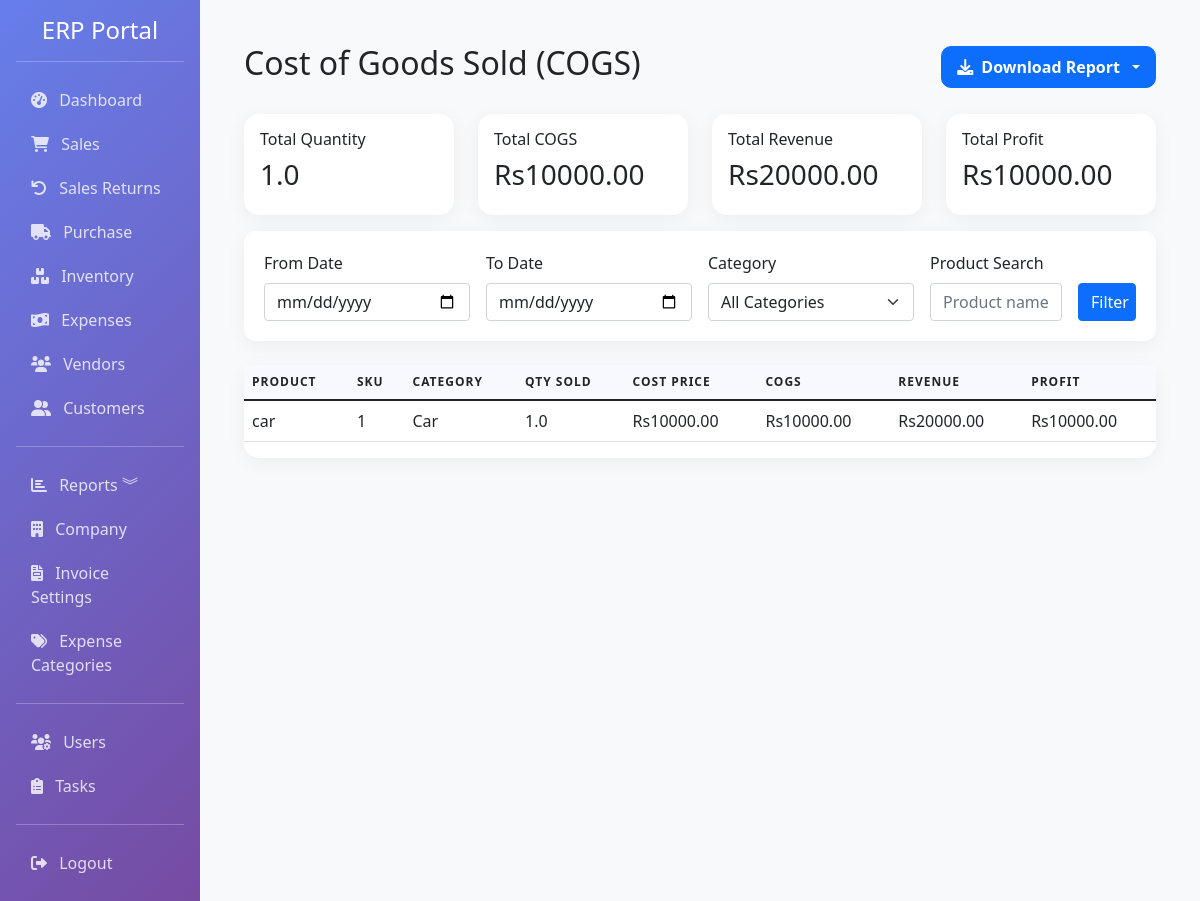
The app's page /reports/cogs-report (signed in), older data.
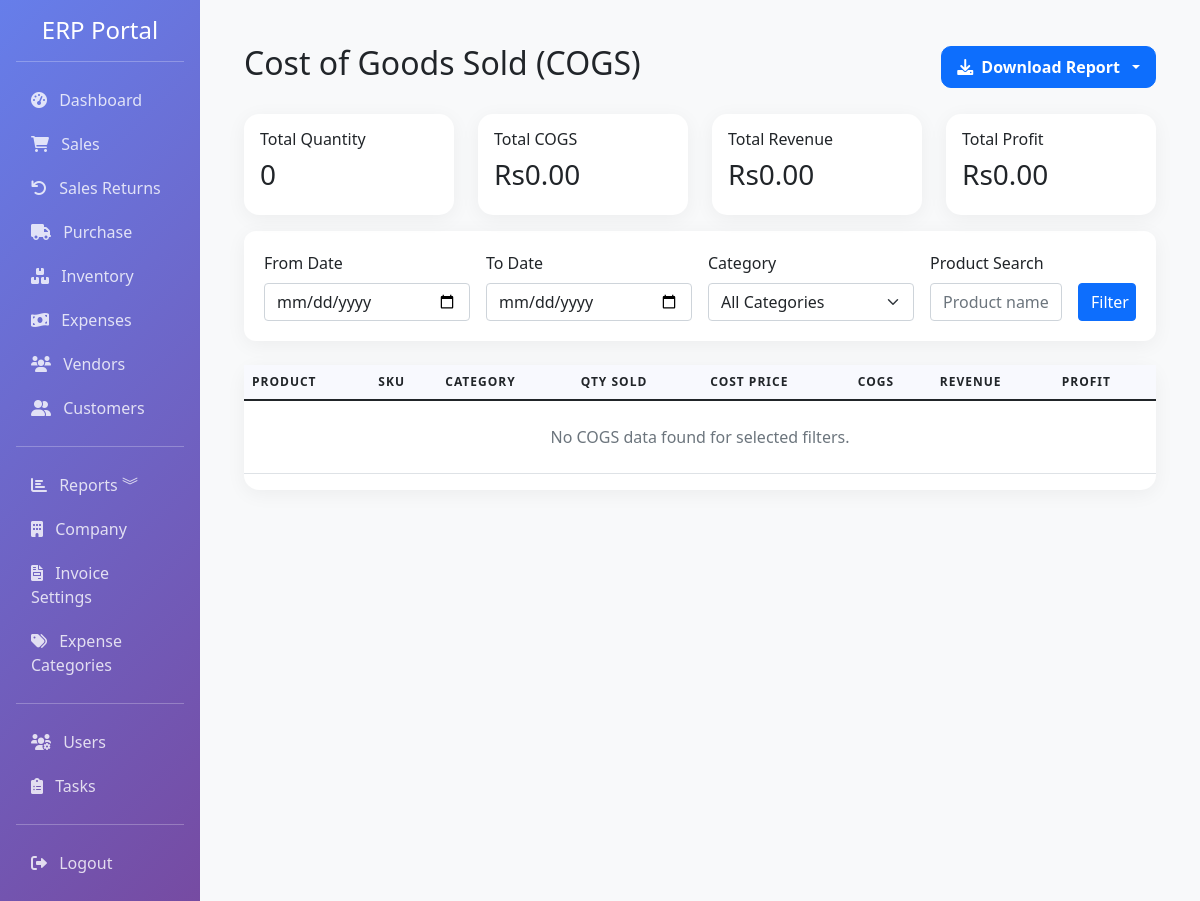
The same page, newer data.
### app/models.py (models this page shows, shortened)
class Product(db.Model):
    __tablename__ = 'products'
    id = db.Column(db.Integer, primary_key=True)
    name = db.Column(db.String(100), nullable=False, index=True)
    sku = db.Column(db.String(50), unique=True, nullable=False, index=True)
    barcode = db.Column(db.String(50), index=True)
    description = db.Column(db.Text)
    category = db.Column(db.String(50), index=True)
    brand = db.Column(db.String(50))
    unit = db.Column(db.String(20), default='pcs')  # pcs, kg, meter, etc.
    unit_price = db.Column(db.Float, nullable=False, default=0)
    cost_price = db.Column(db.Float, nullable=False, default=0)
    quantity = db.Column(db.Float, default=0)
    reorder_level = db.Column(db.Float, default=0)
    min_quantity = db.Column(db.Float, default=0)
    max_quantity = db.Column(db.Float, default=0)
    location = db.Column(db.String(100))
    weight = db.Column(db.Float, default=0)
    image_path = db.Column(db.String(255))  # Path to product image
    is_active = db.Column(db.Boolean, default=True)
    created_at = db.Column(db.DateTime, default=datetime.utcnow)
    updated_at = db.Column(db.DateTime, default=datetime.utcnow, onupdate=datetime.utcnow)
    sale_items = db.relationship('SaleItem', backref='product', lazy=True)
    purchase_items = db.relationship('PurchaseItem', backref='product', lazy=True)

### app/routes/reports.py (the view)
@bp.route('/cogs-report')
@login_required
def cogs_report():
    start_date = request.args.get('start_date')
    end_date = request.args.get('end_date')
    category = request.args.get('category', 'all')
    search = request.args.get('search', '')
    query = SaleItem.query.join(Sale).join(Product)
    if start_date:
        query = query.filter(Sale.date >= datetime.strptime(start_date, '%Y-%m-%d'))
    if end_date:
        query = query.filter(Sale.date <= datetime.strptime(end_date, '%Y-%m-%d'))
    if category != 'all':
        query = query.filter(Product.category == category)
    if search:
        query = query.filter(or_(Product.name.ilike(f'%{search}%'), Product.sku.ilike(f'%{search}%')))
    sale_items = query.order_by(Sale.date.desc()).all()
    product_stats = {}
    total_cogs = 0
    total_revenue = 0
    total_quantity = 0
    for item in sale_items:
        prod = item.product
        if not prod:
            continue
        cogs = (prod.cost_price or 0) * item.quantity
        revenue = item.total
        if prod.id not in product_stats:
            product_stats[prod.id] = {
                'product_name': prod.name,
                'sku': prod.sku,
                'category': prod.category or 'Uncategorized',
                'cost_price': prod.cost_price or 0,
                'quantity_sold': 0,
                'cogs': 0,
                'revenue': 0,
                'profit': 0
            }
        product_stats[prod.id]['quantity_sold'] += item.quantity
        product_stats[prod.id]['cogs'] += cogs
        product_stats[prod.id]['revenue'] += revenue
        product_stats[prod.id]['profit'] = product_stats[prod.id]['revenue'] - product_stats[prod.id]['cogs']
        total_cogs += cogs
        total_revenue += revenue
        total_quantity += item.quantity
    products = sorted(product_stats.values(), key=lambda x: x['product_name'])
    categories = [c[0] for c in db.session.query(Product.category).distinct().filter(Product.category.isnot(None)).all()]
    return render_template('reports/cogs_report.html',
                         products=products,
                         categories=categories,
                         current_category=category,
                         start_date=start_date,
                         end_date=end_date,
                         search=search,
                         total_cogs=total_cogs,
                         total_revenue=total_revenue,
                         total_quantity=total_quantity,
                         total_profit=total_revenue - total_cogs)

### app/models.py (called while the page is built)
    @property
    def is_admin(self):
        return self.role == 'admin'

### app/templates/reports/cogs_report.html (shortened to what this page needs)
{% extends "base.html" %}
{% block content %}
<div class="container-fluid py-4">
    <div class="d-flex justify-content-between align-items-center mb-4">
        <h2 class="font-weight-bold">Cost of Goods Sold (COGS)</h2>
        <div class="dropdown">
            <button class="btn btn-primary dropdown-toggle download-btn" type="button" id="downloadDropdown" data-bs-toggle="dropdown" aria-expanded="false">
                <i class="fas fa-download"></i> Download Report
            </button>
        </div>
    </div>
    <div class="row mb-3">
        <div class="col-md-3"><div class="card report-card p-3"><h6>Total Quantity</h6><h3>{{ total_quantity }}</h3></div></div>
        <div class="col-md-3"><div class="card report-card p-3"><h6>Total COGS</h6><h3>Rs{{ "%.2f"|format(total_cogs) }}</h3></div></div>
        <div class="col-md-3"><div class="card report-card p-3"><h6>Total Revenue</h6><h3>Rs{{ "%.2f"|format(total_revenue) }}</h3></div></div>
        <div class="col-md-3"><div class="card report-card p-3"><h6>Total Profit</h6><h3>Rs{{ "%.2f"|format(total_profit) }}</h3></div></div>
    </div>
    <div class="filter-section mb-4">
        <form method="GET" action="{{ url_for('reports.cogs_report') }}" class="row g-3">
            <div class="col-md-3">
                <label class="form-label">From Date</label>
                <input type="date" name="start_date" class="form-control" value="{{ start_date or '' }}">
            </div>
            <div class="col-md-3">
                <label class="form-label">To Date</label>
                <input type="date" name="end_date" class="form-control" value="{{ end_date or '' }}">
            </div>
            <div class="col-md-3">
                <label class="form-label">Category</label>
                <select name="category" class="form-select">
                    <option value="all" {% if current_category == 'all' %}selected{% endif %}>All Categories</option>
                </select>
            </div>
            <div class="col-md-2">
                <label class="form-label">Product Search</label>
                <input type="text" name="search" class="form-control" value="{{ search }}" placeholder="Product name or SKU">
            </div>
            <div class="col-md-1 d-flex align-items-end">
                <button type="submit" class="btn btn-primary w-100">Filter</button>
            </div>
        </form>
    </div>
    <div class="card report-card">
        <div class="table-responsive">
            <table class="table table-hover align-middle">
                <thead>
                    <tr>
                        <th>Product</th>
                        <th>SKU</th>
                        <th>Category</th>
                        <th>Qty Sold</th>
                        <th>Cost Price</th>
                        <th>COGS</th>
                        <th>Revenue</th>
                        <th>Profit</th>
                    </tr>
                </thead>
                <tbody>
                    {% for p in products %}
                    <tr>
                        <td>{{ p.product_name }}</td>
                        <td>{{ p.sku }}</td>
                        <td>{{ p.category }}</td>
                        <td>{{ p.quantity_sold }}</td>
                        <td>Rs{{ "%.2f"|format(p.cost_price) }}</td>
                        <td>Rs{{ "%.2f"|format(p.cogs) }}</td>
                        <td>Rs{{ "%.2f"|format(p.revenue) }}</td>
                        <td>Rs{{ "%.2f"|format(p.profit) }}</td>
                    </tr>
                    {% endfor %}
                    {% if not products %}
                    <tr><td colspan="8" class="text-center py-4 text-muted">No COGS data found for selected filters.</td></tr>
                    {% endif %}
                </tbody>
            </table>
        </div>
    </div>
</div>
{% endblock %}

Row changes from the older to the newer data that the page shows:
removed Product: product_name "car", sku "1", category "Car", quantity_sold "1.0", cost_price "10000.00", cogs "10000.00", revenue "20000.00", profit "10000.00"
Text that changed along with them:
{{ total_quantity }}: "1.0" → "0"
{{ "%.2f"|format(total_cogs) }}: "10000.00" → "0.00"
{{ "%.2f"|format(total_revenue) }}: "20000.00" → "0.00"
{{ "%.2f"|format(total_profit) }}: "10000.00" → "0.00"
text now shown: "No COGS data found for selected filters."
